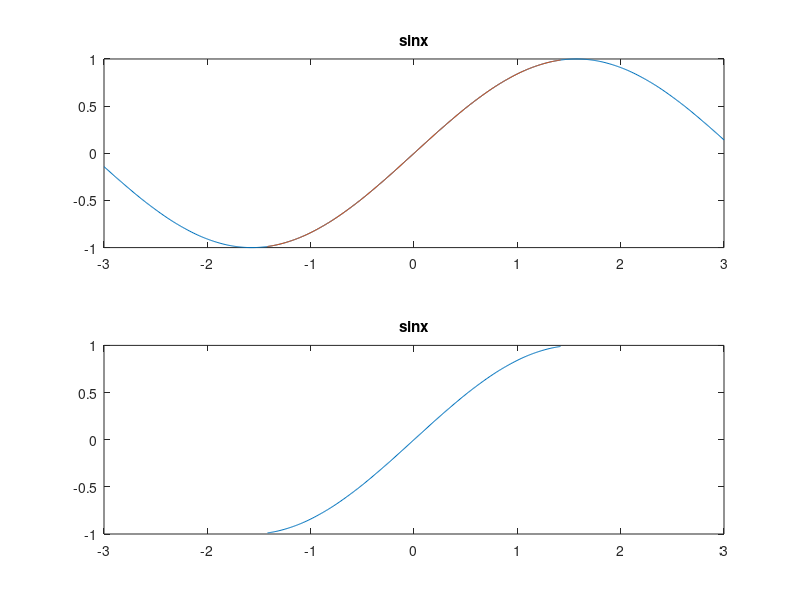

This figure's MATLAB source:
x = 0.3;
f1 = log(1 + x);
g1 = 0;
n = 2000;
for k = 1 : 1 : n
    g1 = g1 - (-x) ^ k / k;
end
f1
g1

y = linspace(-0.99, 1, 200);
f2 = log(1 + y);
g2 = 0;
for k = 1 : 1 : n
    g2 = g2 - (-y) .^ k / k;
end
subplot(2, 1, 1)
plot(y, f2)
subplot(2, 1, 2)
plot(y, g2)

y = linspace(-1, 3, 400);
f3 = exp(y);
g3 = 0;
factk = 1;
for k = 1 : 1 : n
    factk = factk * k;
    g3 = g3 + y .^ k / factk;
end
subplot(2, 1, 1)
plot(y, f3, y, g3)
title('e^x')
subplot(2, 1, 2)
plot(y, g3)
title('Taylor Series')

y = linspace(-3, 3, 600);
f4 = sin(y);
g4 = 0;
factk = 1;
for k = 1 : 1 : n
    factk = factk * k;
    if mod(k, 2) ~= 0 
        g4 = g4 + y .^ k / factk *(-1) ^ floor(k / 2);
    end
end
subplot(2, 1, 1)
plot(y, f4, y, g4)
title('sinx')
subplot(2, 1, 2)
plot(y, g4)
title('sinx')
